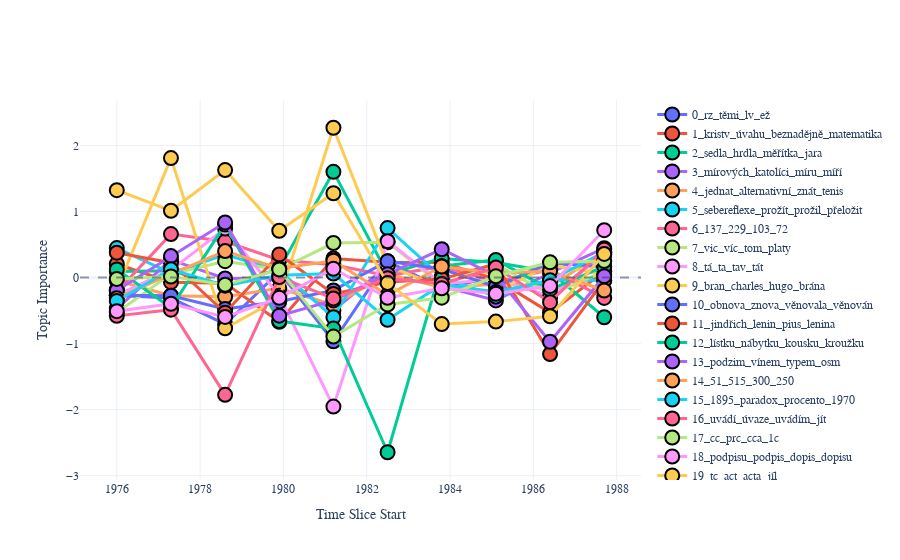

Source (notebook cell):
### Code cell
# plotly import
# import plotly.graph_objects as gox
# import plotly.express as px
# import plotly.io as pio

model_s3.plot_topics_over_time()

### Figure 1 — Plotly figure (JSON) as saved in the notebook; plotly's stock layout.template omitted (floating-point values rounded to 4 significant figures)
{"data": [{"hovertemplate": "<b>%{text}</b>", "line": {"width": 3}, "marker": {"line": {"color": "black", "width": 2}, "size": 14}, "mode": "markers+lines", "name": "0_rz_těmi_lv_ež", "text": ["davu, bohemia, chodby, dávky, olga, tehdy", "příběhy, rámce, hradce, ivot, atp, rámec", "<not present>", "há, ha, rz, gu, bodu, ys", "<not present>", "ks, riziko, jakýkoli, rukopis, joko, horoskop", "jediný, jedinečný, případný, všeobecný, lampy, hugo", "au, znamenitý, nc, něčím, dimenze, uf", "diskuse, společ, spole, diskusí, diskusi, společné", "lv, ls, lr, lm, lh, rz"], "type": "scatter", "x": ["1976-01-01T00:00:00", "1977-04-19T21:36:00", "1978-08-07T19:12:00", "1979-11-25T16:48:00", "1981-03-14T14:24:00", "1982-07-02T13:00:00", "1983-10-20T09:36:00", "1985-02-06T07:12:00", "1986-05-27T05:48:00", "1987-09-14T03:24:00"], "y": [-0.2725, -0.3102, -0.7069, 0.08746, -0.9665, 0.2459, -0.1613, 0.00984, -0.2969, 0.3753]}, {"hovertemplate": "<b>%{text}</b>", "line": {"width": 3}, "marker": {"line": {"color": "black", "width": 2}, "size": 14}, "mode": "markers+lines", "name": "1_kristv_úvahu_beznadějně_matematika", "text": ["ié, íe, úvah, úvahou, otevírá, aestiv", "árie, rámce, stel, atp, příběhy, padesát", "<not present>", "ox, pf, mlčí, bos, bor, volí", "<not present>", "ks, riziko, jakýkoli, rukopis, joko, horoskop", "jevu, napsán, nápoj, zakladatelem, kovu, objevu", "podstatou, podstatnou, budoucnosti, budou, podstata, podstatu", "diskuse, disku, diskusí, diskusi, diskrétně, diskusích", "uvedeném, uvedu, úvahu, vlakem, vědomě, vědomé"], "type": "scatter", "x": ["1976-01-01T00:00:00", "1977-04-19T21:36:00", "1978-08-07T19:12:00", "1979-11-25T16:48:00", "1981-03-14T14:24:00", "1982-07-02T13:00:00", "1983-10-20T09:36:00", "1985-02-06T07:12:00", "1986-05-27T05:48:00", "1987-09-14T03:24:00"], "y": [0.2056, -0.07037, -0.08456, -0.6705, 0.2893, 0.2314, 0.227, -0.02345, -0.5306, 0.09386]}, {"hovertemplate": "<b>%{text}</b>", "line": {"width": 3}, "marker": {"line": {"color": "black", "width": 2}, "size": 14}, "mode": "markers+lines", "name": "2_sedla_hrdla_měřítka_jara", "text": ["hloubky, kloub, hlouček, hloubce, bloudění, hloupá", "árie, stel, atp, stěna, fe, padesát", "<not present>", "tam, sídla, samá, sama, samotě, síla", "<not present>", "act, acta, mac, acty, pacient, levice", "jar, jara, jarní, lesku, jaro, bas", "dopis, docela, dopisem, dopisy, dovedou, aplikací", "nastává, časová, diskuse, acta, vbec, nastat", "jednoduché, tribuny, ných, hodný, jedny, čtení"], "type": "scatter", "x": ["1976-01-01T00:00:00", "1977-04-19T21:36:00", "1978-08-07T19:12:00", "1979-11-25T16:48:00", "1981-03-14T14:24:00", "1982-07-02T13:00:00", "1983-10-20T09:36:00", "1985-02-06T07:12:00", "1986-05-27T05:48:00", "1987-09-14T03:24:00"], "y": [0.09128, 0.1028, -0.1247, 0.1291, 1.601, 0.05302, 0.2898, 0.2276, 0.09036, -0.6012]}, {"hovertemplate": "<b>%{text}</b>", "line": {"width": 3}, "marker": {"line": {"color": "black", "width": 2}, "size": 14}, "mode": "markers+lines", "name": "3_mírových_katolíci_míru_míří", "text": ["ec, řádu, radu, řadu, csc, ech", "leonardo, 51, čistou, valí, vali, válka", "<not present>", "rámci, mr, šanci, lord, 50, rám", "<not present>", "act, acta, mac, acty, pacient, levice", "ec, sd, ce, če, července, čes", "ea, íe, ié, ec, ms, mš", "navazování, nastudování, formulování, potlačování, směřování, chování", "míří, mir, mír, mírových, míru, mírového"], "type": "scatter", "x": ["1976-01-01T00:00:00", "1977-04-19T21:36:00", "1978-08-07T19:12:00", "1979-11-25T16:48:00", "1981-03-14T14:24:00", "1982-07-02T13:00:00", "1983-10-20T09:36:00", "1985-02-06T07:12:00", "1986-05-27T05:48:00", "1987-09-14T03:24:00"], "y": [-0.4711, 0.2676, -0.01386, -0.007943, -0.4981, 0.178, -0.1291, -0.3462, 0.0689, 0.4445]}, {"hovertemplate": "<b>%{text}</b>", "line": {"width": 3}, "marker": {"line": {"color": "black", "width": 2}, "size": 14}, "mode": "markers+lines", "name": "4_jednat_alternativní_znát_tenis", "text": ["časopise, státními, dospívá, papíře, normálně, atp", "leonardo, nyní, laskavé, laskavě, čistou, činí", "<not present>", "pi, pí, politický, politicky, politických, 1968", "<not present>", "ks, riziko, jakýkoli, rukopis, joko, horoskop", "1962, 1961, lano, hladem, přešlo, 1945", "říkám, rukama, čekám, říkáme, někam, ft", "vyhledávání, roku, řeku, nárok, krok, vybudování", "lil, znát, fáze, jednat, rozeznat, tenis"], "type": "scatter", "x": ["1976-01-01T00:00:00", "1977-04-19T21:36:00", "1978-08-07T19:12:00", "1979-11-25T16:48:00", "1981-03-14T14:24:00", "1982-07-02T13:00:00", "1983-10-20T09:36:00", "1985-02-06T07:12:00", "1986-05-27T05:48:00", "1987-09-14T03:24:00"], "y": [-0.04389, -0.275, -0.2911, -0.1631, -0.415, 0.05248, -0.151, -0.1016, -0.1304, 0.3821]}, {"hovertemplate": "<b>%{text}</b>", "line": {"width": 3}, "marker": {"line": {"color": "black", "width": 2}, "size": 14}, "mode": "markers+lines", "name": "5_sebereflexe_prožít_prožil_přeložit", "text": ["týž, rozvíjí, rozvíjení, týchž, žijí, roz", "rámce, příběhy, 1500, atp, rámec, árie", "<not present>", "fantasie, lidová, buduje, lidské, jasná, zachována", "<not present>", "ks, riziko, jakýkoli, rukopis, joko, horoskop", "natož, přeložit, přeložil, nastolení, přežít, přežil", "vd, vh, vv, vý, vy, vin", "těla, norma, iii, legální, nž, ua", "přízeň, vysoké, přízemí, mladá, vn, stát"], "type": "scatter", "x": ["1976-01-01T00:00:00", "1977-04-19T21:36:00", "1978-08-07T19:12:00", "1979-11-25T16:48:00", "1981-03-14T14:24:00", "1982-07-02T13:00:00", "1983-10-20T09:36:00", "1985-02-06T07:12:00", "1986-05-27T05:48:00", "1987-09-14T03:24:00"], "y": [0.4468, 0.06809, 0.3497, 0.1069, -0.6011, 0.7491, 0.008555, -0.289, -0.02924, -0.04432]}, {"hovertemplate": "<b>%{text}</b>", "line": {"width": 3}, "marker": {"line": {"color": "black", "width": 2}, "size": 14}, "mode": "markers+lines", "name": "6_137_229_103_72", "text": ["zem, zemře, zemřít, žes, zájem, zemské", "příběhy, rámce, atp, hradce, bude, přít", "<not present>", "acta, 182, 138, act, vii, 537", "<not present>", "ks, riziko, jakýkoli, rukopis, joko, horoskop", "stěnu, terris, pestrý, pěstuje, formou, od", "sem, sezóny, sezónu, světlo, světlem, svazkem", "acta, act, actech, acty, manifestaci, manifestací", "seská, ska, ská, škála, nejedná, jeko"], "type": "scatter", "x": ["1976-01-01T00:00:00", "1977-04-19T21:36:00", "1978-08-07T19:12:00", "1979-11-25T16:48:00", "1981-03-14T14:24:00", "1982-07-02T13:00:00", "1983-10-20T09:36:00", "1985-02-06T07:12:00", "1986-05-27T05:48:00", "1987-09-14T03:24:00"], "y": [-0.213, 0.6581, 0.5452, 0.2653, 0.1925, 0.02669, 0.1689, -0.06678, 0.1165, -0.3081]}, {"hovertemplate": "<b>%{text}</b>", "line": {"width": 3}, "marker": {"line": {"color": "black", "width": 2}, "size": 14}, "mode": "markers+lines", "name": "7_vic_víc_tom_platy", "text": ["kv, kvalita, kvalitách, květin, kvalitami, kvli", "ste, sté, stě, větě, veta, věta", "<not present>", "sebe, sebemenší, hovořil, ses, se, še", "<not present>", "act, acta, mac, acty, pacient, levice", "uvažovali, angažovanosti, existovala, angažovat, královská, navazující", "úkon, ukončil, nabídl, plyne, nabyl, stella", "katolík, zajímavá, nedává, článku, svazku, vyučování", "tyto, ty, tý, plátno, tys, sub"], "type": "scatter", "x": ["1976-01-01T00:00:00", "1977-04-19T21:36:00", "1978-08-07T19:12:00", "1979-11-25T16:48:00", "1981-03-14T14:24:00", "1982-07-02T13:00:00", "1983-10-20T09:36:00", "1985-02-06T07:12:00", "1986-05-27T05:48:00", "1987-09-14T03:24:00"], "y": [-0.529, 0.05311, 0.248, 0.1199, 0.5228, 0.5329, -0.1131, 0.1986, -0.2588, 0.09106]}, {"hovertemplate": "<b>%{text}</b>", "line": {"width": 3}, "marker": {"line": {"color": "black", "width": 2}, "size": 14}, "mode": "markers+lines", "name": "8_tá_ta_tav_tát", "text": ["karel, bojovníci, dobový, bratislavy, ranních, termíny", "napadl, nápad, upadl, hradce, dob, sbory", "<not present>", "roman, román, barthes, románem, sed, rámec", "<not present>", "act, acta, mac, acty, pacient, levice", "morálce, socialismus, socialist, zdání, socialisté, socialistické", "hrza, hradu, hru, hradce, hrobu, přerušena", "spol, spn, spíže, reformy, sp, demokratický", "tá, ta, táto, tato, tav, výtisk"], "type": "scatter", "x": ["1976-01-01T00:00:00", "1977-04-19T21:36:00", "1978-08-07T19:12:00", "1979-11-25T16:48:00", "1981-03-14T14:24:00", "1982-07-02T13:00:00", "1983-10-20T09:36:00", "1985-02-06T07:12:00", "1986-05-27T05:48:00", "1987-09-14T03:24:00"], "y": [-0.2697, 0.1161, 0.7428, -0.2741, -1.954, 0.5498, -0.0934, -0.02454, -0.2847, 0.3468]}, {"hovertemplate": "<b>%{text}</b>", "line": {"width": 3}, "marker": {"line": {"color": "black", "width": 2}, "size": 14}, "mode": "markers+lines", "name": "9_bran_charles_hugo_brána", "text": ["ec, hc, nechává, act, 123, chová", "severních, branou, stalin, bála, bran, bránili", "<not present>", "vítězstvím, vím, riskovat, vám, budova, vazbě", "<not present>", "act, acta, mac, acty, pacient, levice", "orgán, uvítali, vnáší, imaginatívni, orgánu, stěnu", "jakéhosi, nejasná, malba, dobrou, malbě, určuje", "němý, skupině, skrytých, skrytý, statistiky, písmeny", "obnova, chaos, bohem, rohem, armáda, poezie"], "type": "scatter", "x": ["1976-01-01T00:00:00", "1977-04-19T21:36:00", "1978-08-07T19:12:00", "1979-11-25T16:48:00", "1981-03-14T14:24:00", "1982-07-02T13:00:00", "1983-10-20T09:36:00", "1985-02-06T07:12:00", "1986-05-27T05:48:00", "1987-09-14T03:24:00"], "y": [-0.1847, 1.81, -0.7679, -0.3166, 2.269, 0.1804, -0.1505, -0.2129, 0.1913, 0.04881]}, {"hovertemplate": "<b>%{text}</b>", "line": {"width": 3}, "marker": {"line": {"color": "black", "width": 2}, "size": 14}, "mode": "markers+lines", "name": "10_obnova_znova_věnovala_věnován", "text": ["karel, aneb, mladý, správnost, boty, choreografie", "sňatek, nápad, napadl, automobil, vb, výtah", "<not present>", "137, politice, 105, 117, politických, lí", "<not present>", "act, acta, mac, acty, pacient, levice", "obnova, uplatňovat, věnovat, věnoval, věnovala, věnován", "politická, politické, politici, politických, politice, politicky", "přestává, přestavba, přestal, přestat, přestalo, přec", "obnova, uplatňovat, věnovat, věnoval, věnováno, věnovala"], "type": "scatter", "x": ["1976-01-01T00:00:00", "1977-04-19T21:36:00", "1978-08-07T19:12:00", "1979-11-25T16:48:00", "1981-03-14T14:24:00", "1982-07-02T13:00:00", "1983-10-20T09:36:00", "1985-02-06T07:12:00", "1986-05-27T05:48:00", "1987-09-14T03:24:00"], "y": [-0.2688, -0.2769, -0.4752, -0.3639, -0.1942, 0.248, 0.1287, -0.1362, 0.2237, 0.1631]}, {"hovertemplate": "<b>%{text}</b>", "line": {"width": 3}, "marker": {"line": {"color": "black", "width": 2}, "size": 14}, "mode": "markers+lines", "name": "11_jindřich_lenin_pius_lenina", "text": ["předkládám, kpt, pokládám, potřebám, potřeba, oblastí", "nápad, napadl, sbory, upadl, dob, rámec", "<not present>", "zkoušky, zakoupit, dívkou, rukou, koně, zdech", "<not present>", "act, acta, mac, acty, pacient, levice", "říkali, čekali, míra, éře, nabývá, šedé", "kost, kladném, kom, běžném, rozšiřovat, roz", "náklad, 111, 000, 1000, 313, nákladní", "otci, otázce, otče, otce, ot, kého"], "type": "scatter", "x": ["1976-01-01T00:00:00", "1977-04-19T21:36:00", "1978-08-07T19:12:00", "1979-11-25T16:48:00", "1981-03-14T14:24:00", "1982-07-02T13:00:00", "1983-10-20T09:36:00", "1985-02-06T07:12:00", "1986-05-27T05:48:00", "1987-09-14T03:24:00"], "y": [0.3766, 0.2253, -0.5328, 0.3499, -0.2478, -0.06916, -0.02299, 0.2097, -1.16, -0.03911]}, {"hovertemplate": "<b>%{text}</b>", "line": {"width": 3}, "marker": {"line": {"color": "black", "width": 2}, "size": 14}, "mode": "markers+lines", "name": "12_lístku_nábytku_kousku_kroužku", "text": ["mladý, dovedl, apoštol, karel, kategorie, velice", "leonardo, vali, valí, vala, domácí, paláci", "<not present>", "dětí, děti, deti, služební, manifestaci, manifestací", "<not present>", "act, acta, mac, acty, pacient, levice", "lístku, roku, článku, dálku, začátku, řeku", "diskuse, diskusích, centrum, jar, jam, diskrétně", "job, hat, em, ém, dopisem, dopis", "tvj, otvírají, tvářích, tvoje, tváři, tváří"], "type": "scatter", "x": ["1976-01-01T00:00:00", "1977-04-19T21:36:00", "1978-08-07T19:12:00", "1979-11-25T16:48:00", "1981-03-14T14:24:00", "1982-07-02T13:00:00", "1983-10-20T09:36:00", "1985-02-06T07:12:00", "1986-05-27T05:48:00", "1987-09-14T03:24:00"], "y": [0.1236, -0.4576, 0.8036, -0.6589, -0.7731, -2.646, 0.173, 0.2672, -0.1819, 0.1707]}, {"hovertemplate": "<b>%{text}</b>", "line": {"width": 3}, "marker": {"line": {"color": "black", "width": 2}, "size": 14}, "mode": "markers+lines", "name": "13_podzim_vínem_typem_osm", "text": ["dětských, dětský, vládne, slovenských, československých, vládnoucích", "nápad, napadl, sbory, potomk, úpadkem, dob", "<not present>", "ge, kout, jevu, jez, jež, jé", "<not present>", "act, acta, mac, acty, pacient, levice", "režim, podzim, popisem, rem, režimem, podzimní", "typem, časem, stylem, vínem, 1977, popisem", "stát, statk, státy, statut, státu, statu", "prc, vínem, ržové, ním, nim, sm"], "type": "scatter", "x": ["1976-01-01T00:00:00", "1977-04-19T21:36:00", "1978-08-07T19:12:00", "1979-11-25T16:48:00", "1981-03-14T14:24:00", "1982-07-02T13:00:00", "1983-10-20T09:36:00", "1985-02-06T07:12:00", "1986-05-27T05:48:00", "1987-09-14T03:24:00"], "y": [-0.1968, 0.3246, 0.8333, -0.5776, -0.3463, 0.05171, 0.4287, 0.0258, -0.9726, 0.02065]}, {"hovertemplate": "<b>%{text}</b>", "line": {"width": 3}, "marker": {"line": {"color": "black", "width": 2}, "size": 14}, "mode": "markers+lines", "name": "14_51_515_300_250", "text": ["týdnech, odpovědně, odpovědné, snech, dětských, odsouzen", "leonardo, valí, vali, čistou, válka, sciascia", "<not present>", "160, 225, 537, 1870, sporná, 53", "<not present>", "ks, riziko, jakýkoli, rukopis, joko, horoskop", "čekali, hans, cc, lesku, ek, rc", "integrity, bratry, angličan, bratru, identitu, laika", "navazování, vyučování, vyšetřování, vyhledávání, nastudování, trvání", "ooo, oo, oas, oy, od, oa"], "type": "scatter", "x": ["1976-01-01T00:00:00", "1977-04-19T21:36:00", "1978-08-07T19:12:00", "1979-11-25T16:48:00", "1981-03-14T14:24:00", "1982-07-02T13:00:00", "1983-10-20T09:36:00", "1985-02-06T07:12:00", "1986-05-27T05:48:00", "1987-09-14T03:24:00"], "y": [-0.3117, 0.0537, 0.4003, 0.1382, 0.2555, -0.2663, 0.1673, 0.06588, 0.09935, -0.1956]}, {"hovertemplate": "<b>%{text}</b>", "line": {"width": 3}, "marker": {"line": {"color": "black", "width": 2}, "size": 14}, "mode": "markers+lines", "name": "15_1895_paradox_procento_1970", "text": ["žijí, jeden, gabriel, znají, týž, jejíž", "nyní, láskou, laskavě, laskavé, orientální, úctou", "<not present>", "1967, státě, statě, kout, 1970, peter", "<not present>", "act, acta, mac, acty, pacient, levice", "místy, musíš, tužeb, nádražní, obrazové, rubrice", "znát, zločin, zná, zna, zločiny, zříceniny", "číst, počest, obstát, čistě, čisté, gest", "entit, revue, 1970, 1920, en, patron"], "type": "scatter", "x": ["1976-01-01T00:00:00", "1977-04-19T21:36:00", "1978-08-07T19:12:00", "1979-11-25T16:48:00", "1981-03-14T14:24:00", "1982-07-02T13:00:00", "1983-10-20T09:36:00", "1985-02-06T07:12:00", "1986-05-27T05:48:00", "1987-09-14T03:24:00"], "y": [-0.3543, 0.124, -0.1236, 0.03607, 0.0604, -0.6388, -0.1038, -0.2204, -0.04161, 0.3842]}, {"hovertemplate": "<b>%{text}</b>", "line": {"width": 3}, "marker": {"line": {"color": "black", "width": 2}, "size": 14}, "mode": "markers+lines", "name": "16_uvádí_úvaze_uvádím_jít", "text": ["ostatní, ostat, ostatními, acta, ostatním, actech", "acta, act, matce, acty, actech, incognitorum", "<not present>", "určitým, kvli, tj, jasněji, jali, jat", "<not present>", "ks, riziko, jakýkoli, rukopis, joko, horoskop", "124, 179, 1972, 159, 162, sémantická", "budeli, hostitel, zachycení, bud, buď, hostiteli", "svij, sv, míněno, svou, zápis, svědek", "skýtá, daly, uvádí, teta, bal, bál"], "type": "scatter", "x": ["1976-01-01T00:00:00", "1977-04-19T21:36:00", "1978-08-07T19:12:00", "1979-11-25T16:48:00", "1981-03-14T14:24:00", "1982-07-02T13:00:00", "1983-10-20T09:36:00", "1985-02-06T07:12:00", "1986-05-27T05:48:00", "1987-09-14T03:24:00"], "y": [-0.5804, -0.4859, -1.776, 0.007517, -0.3166, -0.009583, -0.09687, 0.1512, -0.3727, 0.4266]}, {"hovertemplate": "<b>%{text}</b>", "line": {"width": 3}, "marker": {"line": {"color": "black", "width": 2}, "size": 14}, "mode": "markers+lines", "name": "17_cc_prc_cca_1c", "text": ["řadou, radou, talíře, jakési, alexander, rakouský", "rámec, rámce, rám, hrad, ivot, ivo", "<not present>", "stručné, stručně, dlaně, stolem, stáčí, stačí", "<not present>", "act, acta, mac, acty, pacient, levice", "mstek, odrážejí, sezení, odvážné, osamělý, odvíjí", "josef, kladném, josefem, brno, kraj, květy", "počest, rámce, mlčet, rameny, frídy, ramen", "cc, cca, prc, 1c, 250, 260"], "type": "scatter", "x": ["1976-01-01T00:00:00", "1977-04-19T21:36:00", "1978-08-07T19:12:00", "1979-11-25T16:48:00", "1981-03-14T14:24:00", "1982-07-02T13:00:00", "1983-10-20T09:36:00", "1985-02-06T07:12:00", "1986-05-27T05:48:00", "1987-09-14T03:24:00"], "y": [-0.02127, 0.0156, -0.1096, 0.1206, -0.894, -0.4081, -0.3048, 0.01893, 0.2304, 0.251]}, {"hovertemplate": "<b>%{text}</b>", "line": {"width": 3}, "marker": {"line": {"color": "black", "width": 2}, "size": 14}, "mode": "markers+lines", "name": "18_podpisu_podpis_dopis_dopisu", "text": ["zem, zemské, zemím, zemřel, zemi, zemí", "znáte, zjevuje, znovu, zbavuje, vypadají, oslovuje", "<not present>", "jevu, jev, jež, jez, jevm, jevit", "<not present>", "act, acta, mac, acty, pacient, levice", "vymezen, budovou, zemského, jeskyně, jazykem, zemské", "zk, nicotě, zlomek, žijete, zničen, zkrátka", "275, nastat, dbát, provedl, 260, provede", "podpis, podpisu, dopis, dopisu, podpisem, dopise"], "type": "scatter", "x": ["1976-01-01T00:00:00", "1977-04-19T21:36:00", "1978-08-07T19:12:00", "1979-11-25T16:48:00", "1981-03-14T14:24:00", "1982-07-02T13:00:00", "1983-10-20T09:36:00", "1985-02-06T07:12:00", "1986-05-27T05:48:00", "1987-09-14T03:24:00"], "y": [-0.5089, -0.3968, -0.5964, -0.3076, 0.1337, -0.3062, -0.1633, -0.2451, -0.1292, 0.7175]}, {"hovertemplate": "<b>%{text}</b>", "line": {"width": 3}, "marker": {"line": {"color": "black", "width": 2}, "size": 14}, "mode": "markers+lines", "name": "19_tc_act_acta_jíl", "text": ["act, acta, morálku, aé, áe, ae", "acta, act, actech, acty, matce, incognitorum", "<not present>", "acta, act, vypráví, víra, vbec, acty", "<not present>", "ks, riziko, jakýkoli, rukopis, joko, horoskop", "rusové, človek, člověk, slovech, slově, kapitole", "polská, polska, rusko, rukopise, rukopis, joko", "skoro, pavel, skutek, škole, rukopis, ského", "tvrc, skýtá, jídla, jíl, jídlu, tvrčím"], "type": "scatter", "x": ["1976-01-01T00:00:00", "1977-04-19T21:36:00", "1978-08-07T19:12:00", "1979-11-25T16:48:00", "1981-03-14T14:24:00", "1982-07-02T13:00:00", "1983-10-20T09:36:00", "1985-02-06T07:12:00", "1986-05-27T05:48:00", "1987-09-14T03:24:00"], "y": [1.323, 1.012, 1.628, 0.7091, 1.277, -0.08395, -0.7043, -0.6674, -0.5858, 0.3579]}], "layout": {"font": {"family": "Roboto Mono"}, "hoverlabel": {"bgcolor": "white", "font": {"size": 16}}, "hovermode": "x", "shapes": [{"line": {"dash": "dash"}, "opacity": 0.5, "type": "line", "x0": 0, "x1": 1, "xref": "x domain", "y0": 0, "y1": 0, "yref": "y"}], "xaxis": {"title": {"text": "Time Slice Start"}}, "yaxis": {"title": {"text": "Topic Importance"}}}}
